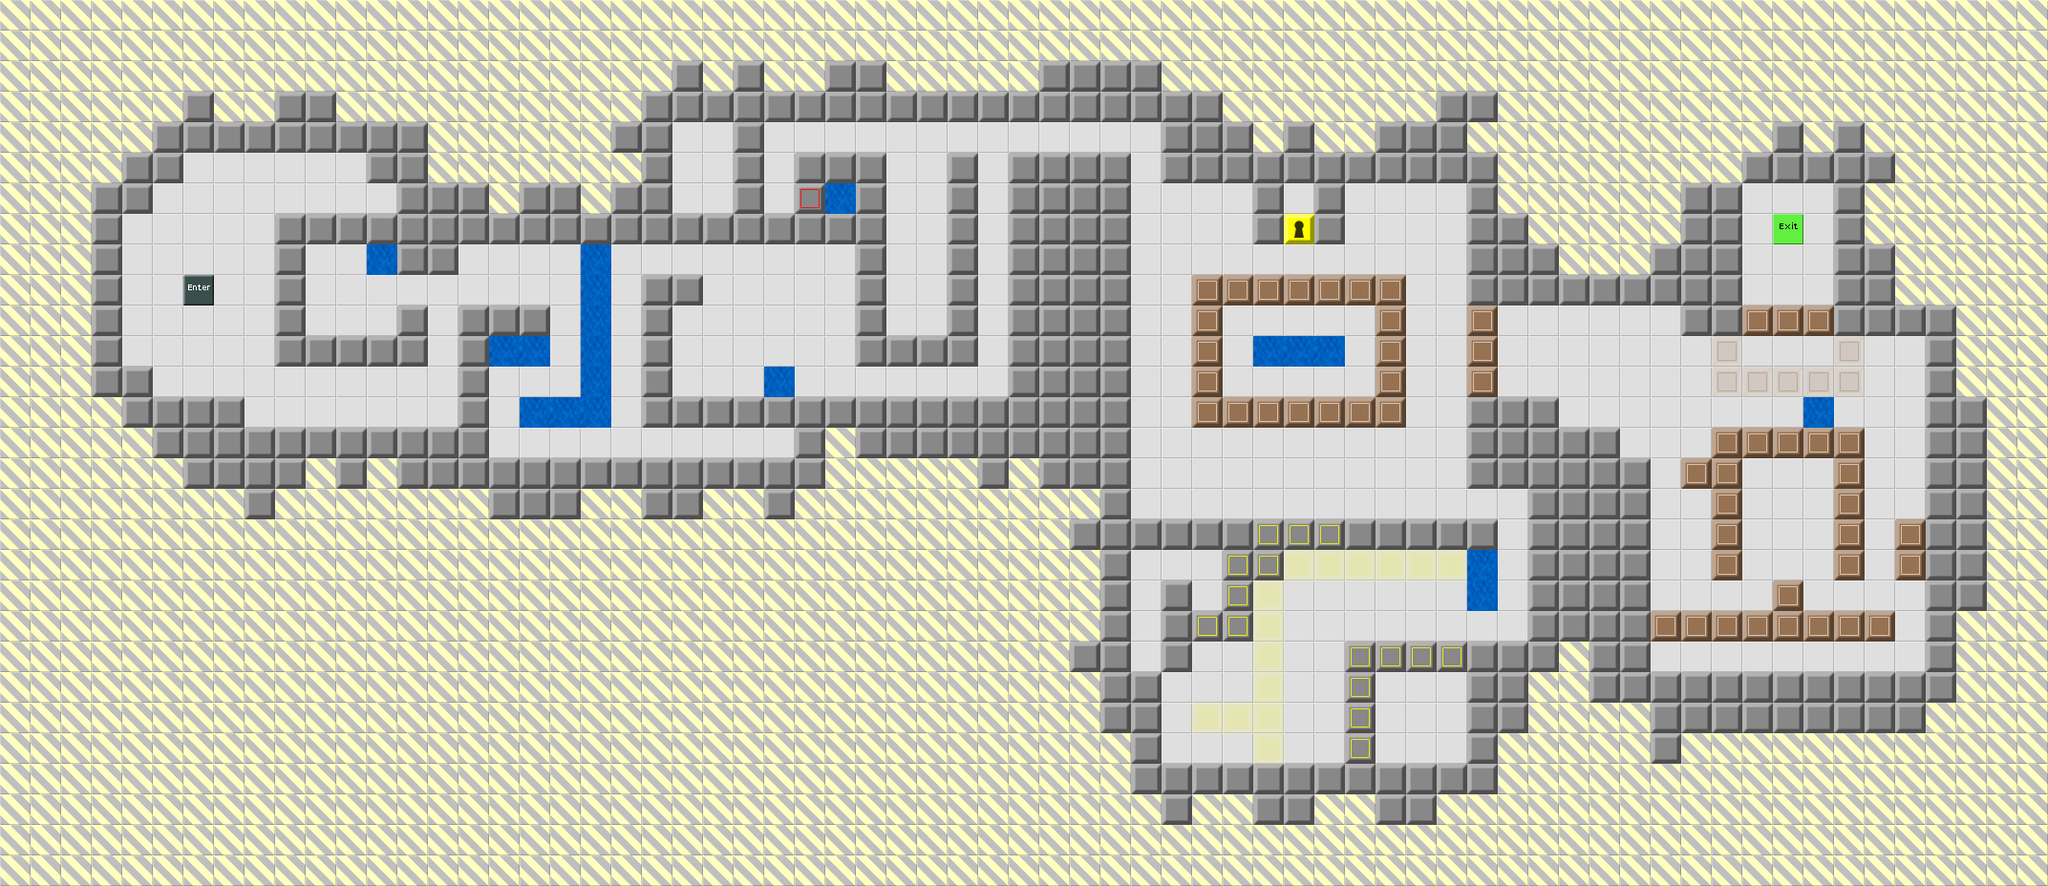

Tiled map render using the project's own tile images. Description and the map definition, with tile-layer contents summarised, below:
An orthogonal 67x29 tile map with 32x32 px tiles, 1 tile layer (Map) and 35 objects (t1, t0, t2, t4, t5, ...).

<map version="1.0" orientation="orthogonal" width="67" height="29" tilewidth="32" tileheight="32">
 <tileset firstgid="1" source="devgraphics.tsx" />
 <layer name="Map" width="67" height="29">
  <data>[1943 cells, 1943 non-empty, 12 distinct tile ids]</data>
 </layer>
 <objectgroup name="Enemies" width="67" height="29">
  <object gid="44" x="352" y="320" />
  <object gid="44" x="704" y="416" />
  <object gid="44" x="928" y="352" />
  <object gid="44" x="1344" y="416" />
  <object gid="44" x="1888" y="320" />
  <object gid="44" x="1440" y="736" />
 </objectgroup>
 <objectgroup name="Items" width="67" height="29">
  <object name="t1" gid="37" x="736" y="224">
   <properties>
    <property name="destination" value="t0" />
   </properties>
  </object>
  <object name="t0" gid="37" x="864" y="288">
   <properties>
    <property name="destination" value="t1" />
   </properties>
  </object>
  <object gid="16" x="1024" y="224" />
  <object gid="37" x="1344" y="224">
   <properties>
    <property name="destination" value="t2" />
   </properties>
  </object>
  <object gid="52" x="1504" y="384" />
  <object gid="4" x="1184" y="704" />
  <object name="t2" gid="43" x="1344" y="480" />
  <object gid="51" x="1856" y="512" />
  <object gid="52" x="1888" y="512" />
  <object gid="37" x="1984" y="544">
   <properties>
    <property name="destination" value="t4" />
   </properties>
  </object>
  <object name="t4" gid="43" x="1728" y="544" />
  <object name="t5" gid="37" x="1280" y="224">
   <properties>
    <property name="destination" value="t6" />
   </properties>
  </object>
  <object name="t7" gid="37" x="1408" y="224">
   <properties>
    <property name="destination" value="t8" />
   </properties>
  </object>
  <object name="t6" gid="43" x="1280" y="480" />
  <object name="t8" gid="43" x="1408" y="480" />
  <object gid="28" x="1216" y="800" />
  <object gid="28" x="1344" y="640" />
  <object gid="28" x="1344" y="672" />
  <object gid="28" x="1344" y="704" />
  <object gid="28" x="1344" y="736" />
  <object gid="28" x="1344" y="768" />
  <object gid="28" x="1376" y="640" />
  <object gid="28" x="1408" y="640" />
  <object gid="28" x="1440" y="640" />
  <object gid="28" x="1472" y="640" />
  <object gid="28" x="1504" y="640" />
  <object gid="28" x="1216" y="768" />
  <object gid="32" x="256" y="320">
   <properties>
    <property name="Text" value="How is there more than one?\nDo they...breed?" />
   </properties>
  </object>
  <object gid="32" x="1664" y="384">
   <properties>
    <property name="Text" value="Here's what I know:\n\n1) I can't get to the exit without someone else pushing the button.\n\n2) That's it." />
   </properties>
  </object>
 </objectgroup>
 <objectgroup name="Tools" width="67" height="29" />
 <objectgroup name="Parameters" width="67" height="29">
  <properties>
   <property name="tileset" value="dungeon" />
   <property name="time" value="-1" />
   <property name="wrapAround" value="false" />
  </properties>
 </objectgroup>
</map>
